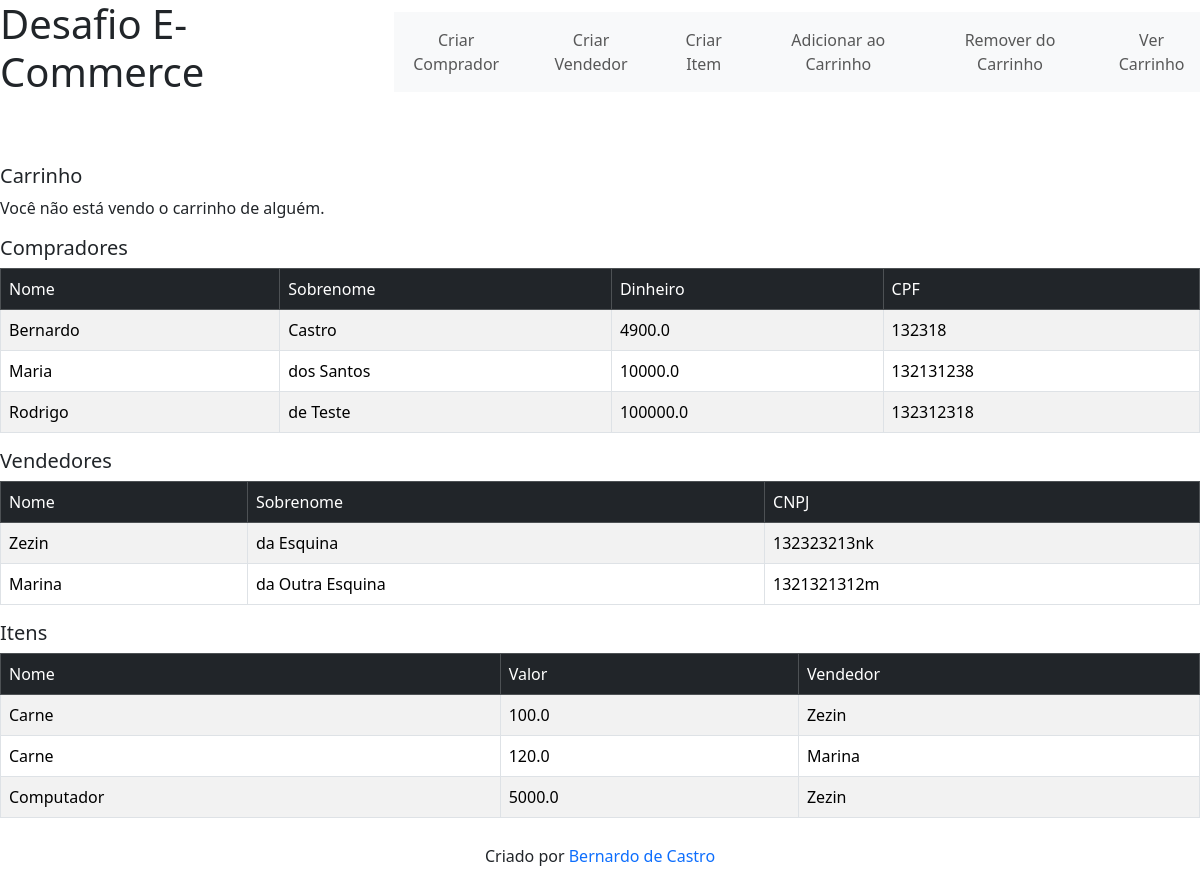
The app's page /, older data.
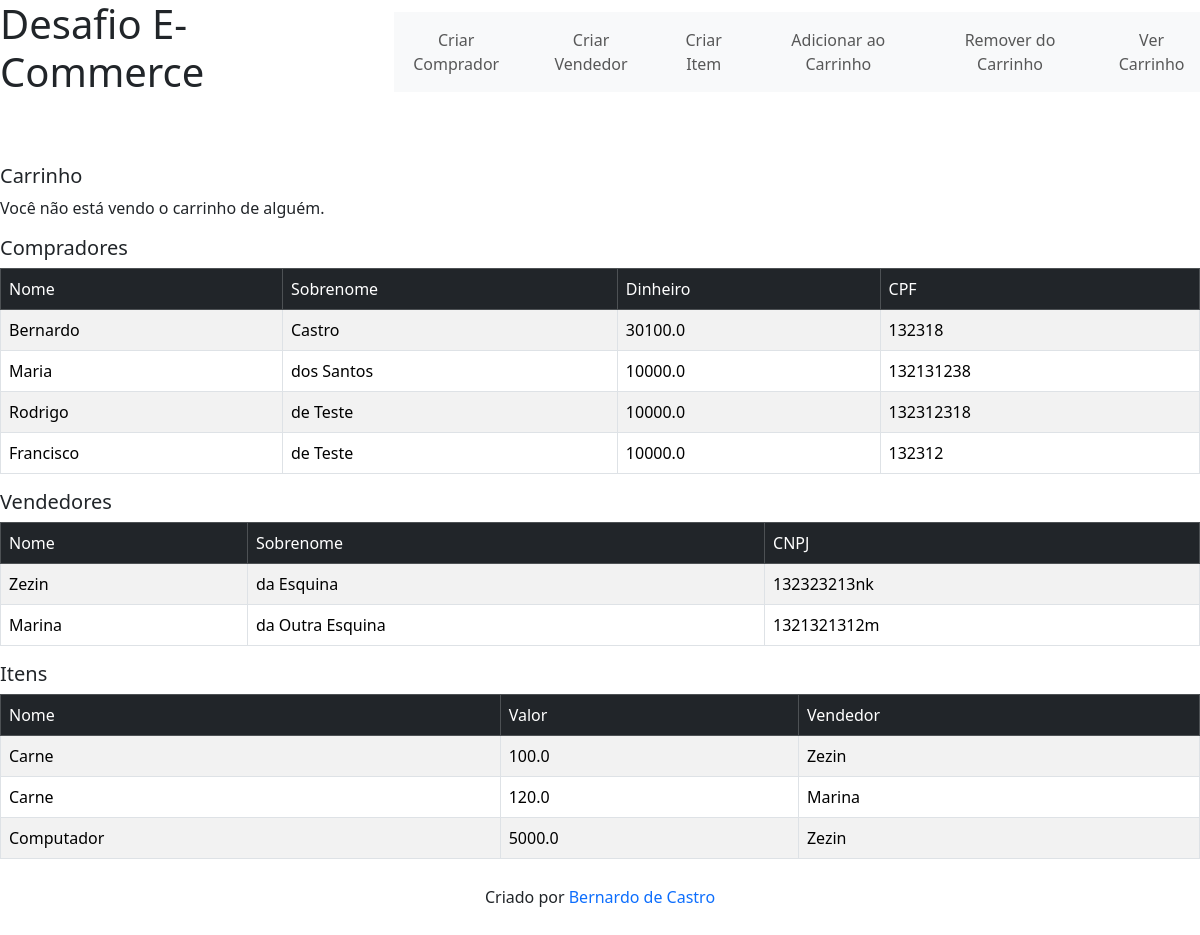
The same page, newer data.
### tables this page shows
CREATE TABLE compradores (
            id INTEGER PRIMARY KEY AUTOINCREMENT,
            nome TEXT NOT NULL,
            sobrenome TEXT NOT NULL,
            dinheiro REAL NOT NULL,
            cpf TEXT UNIQUE NOT NULL,
            carrinho TEXT
        );

CREATE TABLE vendedores (
            id INTEGER PRIMARY KEY AUTOINCREMENT,
            nome TEXT NOT NULL,
            sobrenome TEXT NOT NULL,
            cnpj TEXT UNIQUE NOT NULL
            );

CREATE TABLE itens (
            id INTEGER PRIMARY KEY AUTOINCREMENT,
            nome TEXT NOT NULL,
            preco REAL NOT NULL,
            vendedor_nome INTEGER,
            FOREIGN KEY(vendedor_nome) REFERENCES vendedores(nome)
            );

### backend/main.py (the view)
@app.route('/')
def index():
    carrinho = request.args.get('carrinho', '')
    return render_template('index.html', compradores=geren.getCompradores(), vendedores=geren.getVendedores(), itens=geren.getItens(), carrinho=carrinho)

### backend/db/dbAPI.py (called while the page is built)
    def __enter__(self):
        self.connection = sql.connect(self.database)
        self.cursor = self.connection.cursor()
        return self

    def __exit__(self, exc_type, exc_val, exc_tb):
        if self.connection:
            self.connection.commit()
            self.cursor.close()
            self.connection.close()

    def getCompradores(self) -> list:
        with self:
            self.cursor.execute("SELECT * FROM compradores")
            return self.cursor.fetchall()

    def getVendedores(self) -> list:
        with self:
            self.cursor.execute("SELECT * FROM vendedores")
            return self.cursor.fetchall()

    def getItens(self) -> list:
        with self:
            self.cursor.execute("SELECT * FROM itens")
            return self.cursor.fetchall()

### frontend/templates/index.html (shortened to what the changed rows need)
<!doctype html>
<html lang="en">
<head>
    <link href="https://cdn.jsdelivr.net/npm/bootstrap@5.3.3/dist/css/bootstrap.min.css" rel="stylesheet"
>
    <link rel="stylesheet" href="{{ url_for('static', filename='css/main.css') }}">
</head>
<body>
    <header>
        <div class="d-flex flex-row align-items-center gap-5">
            <h1>Desafio E-Commerce</h1>
        </div>
    </header>
    <main>
        <div>
            <div>
                <table class="table table-striped table-bordered">
                    <thead class="table-dark">
                        <td>Nome</td>
                        <td>Sobrenome</td>
                        <td>Dinheiro</td>
                        <td>CPF</td>
                    </thead>
                    {% for comprador in compradores %}
                    <tr>
                        {% for dado in comprador[1:-1] %}
                        <td>{{ dado }}</td>
                        {% endfor %}
                    </tr>
                    {% endfor %}
                </table>
            </div>
            <div>
                <table class="table table-striped table-bordered">
                    <thead class="table-dark">
                        <td>Nome</td>
                        <td>Sobrenome</td>
                        <td>CNPJ</td>
                    </thead>
                    {% for vendedor in vendedores %}
                    <tr>
                        {% for dado in vendedor[1:] %}
                        <td>{{ dado }}</td>
                        {% endfor %}
                    </tr>
                    {% endfor %}
                </table>
            </div>
            <div>
                <table class="table table-striped table-bordered">
                    <thead class="table-dark">
                        <td>Nome</td>
                        <td>Valor</td>
                        <td>Vendedor</td>
                    </thead>
                    {% for item in itens %}
                    <tr>
                        {% for dado in item[1:] %}
                        <td>{{ dado }}</td>
                        {% endfor %}
                    </tr>
                    {% endfor %}
                </table>
            </div>
        </div>
    </main>
</body>
</html>

Row changes from the older to the newer data that the page shows:
changed compradores "Bernardo": dinheiro "4900.0" → "30100.0"
changed compradores "Rodrigo": dinheiro "100000.0" → "10000.0"
added compradores: nome "Francisco", sobrenome "de Teste", dinheiro "10000.0", cpf "132312"
